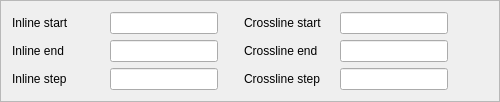
         <widget class="QFrame" name="areaInCrossFrame">
          <property name="toolTip">
           <string/>
          </property>
          <property name="frameShape">
           <enum>QFrame::StyledPanel</enum>
          </property>
          <property name="frameShadow">
           <enum>QFrame::Raised</enum>
          </property>
          <layout class="QGridLayout" name="gridLayout_15">
           <item row="0" column="0">
            <widget class="QLabel" name="inlineStartLabel">
             <property name="toolTip">
              <string>The start value for inline.</string>
             </property>
             <property name="text">
              <string>Inline start           </string>
             </property>
             <property name="buddy">
              <cstring>inlineStartLineEdit</cstring>
             </property>
            </widget>
           </item>
           <item row="0" column="1">
            <widget class="QLineEdit" name="inlineStartLineEdit">
             <property name="toolTip">
              <string>The start value for inline.</string>
             </property>
            </widget>
           </item>
           <item row="0" column="3">
            <widget class="QLabel" name="crosslineStartLabel">
             <property name="toolTip">
              <string>The start value for crossline.</string>
             </property>
             <property name="text">
              <string>Crossline start    </string>
             </property>
             <property name="buddy">
              <cstring>crosslineStartLineEdit</cstring>
             </property>
            </widget>
           </item>
           <item row="0" column="4">
            <widget class="QLineEdit" name="crosslineStartLineEdit">
             <property name="toolTip">
              <string>The start value for crossline.</string>
             </property>
            </widget>
           </item>
           <item row="0" column="5">
            <spacer>
             <property name="orientation">
              <enum>Qt::Horizontal</enum>
             </property>
             <property name="sizeHint" stdset="0">
              <size>
               <width>40</width>
               <height>20</height>
              </size>
             </property>
            </spacer>
           </item>
           <item row="1" column="0">
            <widget class="QLabel" name="inlineEndLabel">
             <property name="toolTip">
              <string>The end value for inline.</string>
             </property>
             <property name="text">
              <string>Inline end</string>
             </property>
             <property name="buddy">
              <cstring>inlineEndLineEdit</cstring>
             </property>
            </widget>
           </item>
           <item row="1" column="1">
            <widget class="QLineEdit" name="inlineEndLineEdit">
             <property name="toolTip">
              <string>The end value for inline.</string>
             </property>
            </widget>
           </item>
           <item row="1" column="3">
            <widget class="QLabel" name="crosslineEndLabel">
             <property name="toolTip">
              <string>The end value for crossline.</string>
             </property>
             <property name="text">
              <string>Crossline end</string>
             </property>
             <property name="buddy">
              <cstring>crosslineEndLineEdit</cstring>
             </property>
            </widget>
           </item>
           <item row="1" column="4">
            <widget class="QLineEdit" name="crosslineEndLineEdit">
             <property name="toolTip">
              <string>The end value for crossline.</string>
             </property>
            </widget>
           </item>
           <item row="2" column="0">
            <widget class="QLabel" name="inlineStepLabel">
             <property name="toolTip">
              <string>The step value for inline.</string>
             </property>
             <property name="text">
              <string>Inline step</string>
             </property>
             <property name="buddy">
              <cstring>inlineStepLineEdit</cstring>
             </property>
            </widget>
           </item>
           <item row="2" column="1">
            <widget class="QLineEdit" name="inlineStepLineEdit">
             <property name="toolTip">
              <string>The step value for inline.</string>
             </property>
            </widget>
           </item>
           <item row="2" column="3">
            <widget class="QLabel" name="crosslineStepLabel">
             <property name="toolTip">
              <string>The step value for crossline.</string>
             </property>
             <property name="text">
              <string>Crossline step</string>
             </property>
             <property name="buddy">
              <cstring>crosslineStepLineEdit</cstring>
             </property>
            </widget>
           </item>
           <item row="2" column="4">
            <widget class="QLineEdit" name="crosslineStepLineEdit">
             <property name="toolTip">
              <string>The step value for crossline.</string>
             </property>
            </widget>
           </item>
           <item row="0" column="2">
            <spacer name="horizontalSpacer_16">
             <property name="orientation">
              <enum>Qt::Horizontal</enum>
             </property>
             <property name="sizeType">
              <enum>QSizePolicy::Preferred</enum>
             </property>
             <property name="sizeHint" stdset="0">
              <size>
               <width>20</width>
               <height>20</height>
              </size>
             </property>
            </spacer>
           </item>
          </layout>
         </widget>
